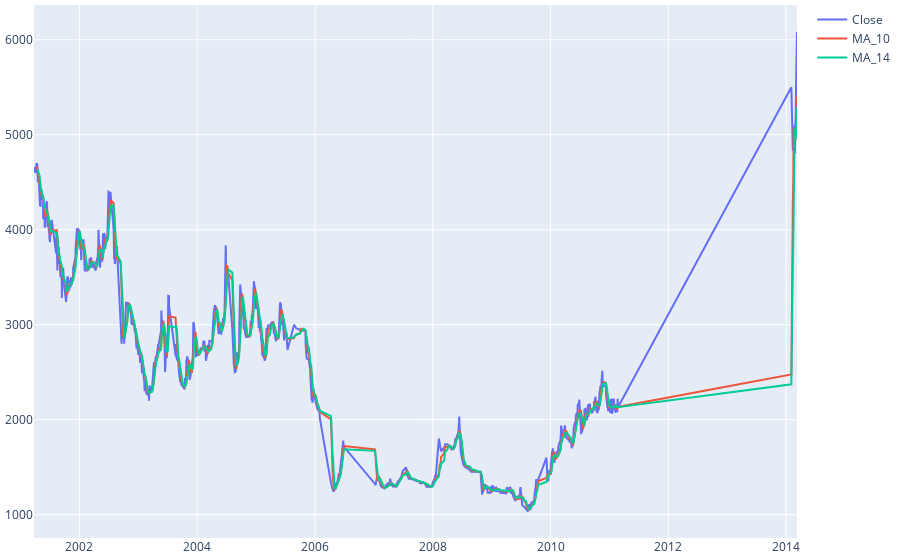

The code cell stored with this chart in its notebook:
### Code cell
df['MA_10'] = df['Close'].rolling(window=10).mean()
df['MA_14'] = df['Close'].rolling(window=14).mean()
fig3 = go.Figure()
fig3.update_layout( margin=dict(l=5, r=5, t=5, b=5),)
fig3.add_trace(go.Scatter(x=df['Date'], y=df['Close'], mode='lines', name='Close'))
fig3.add_trace(go.Scatter(x=df['Date'], y=df['MA_10'], mode='lines', name='MA_10'))
fig3.add_trace(go.Scatter(x=df['Date'], y=df['MA_14'], mode='lines', name='MA_14'))
fig3.show()

### Figure 1 — Plotly figure (JSON) as saved in the notebook; plotly's stock layout.template omitted (floating-point values rounded to 4 significant figures; data arrays with more than 128 entries replaced by an {"elided": "..."} marker saying what was removed)
{"data": [{"mode": "lines", "name": "Close", "type": "scatter", "x": {"elided": "1752 str values"}, "y": {"elided": "1752 int values"}}, {"mode": "lines", "name": "MA_10", "type": "scatter", "x": {"elided": "1752 str values"}, "y": {"elided": "1752 float values"}}, {"mode": "lines", "name": "MA_14", "type": "scatter", "x": {"elided": "1752 str values"}, "y": {"elided": "1752 float values"}}], "layout": {"autosize": true, "margin": {"b": 5, "l": 5, "r": 5, "t": 5}, "xaxis": {"autorange": true, "range": ["2001-03-25", "2014-03-09"], "type": "date"}, "yaxis": {"autorange": true, "range": [754.4, 6366.0], "type": "linear"}}}
